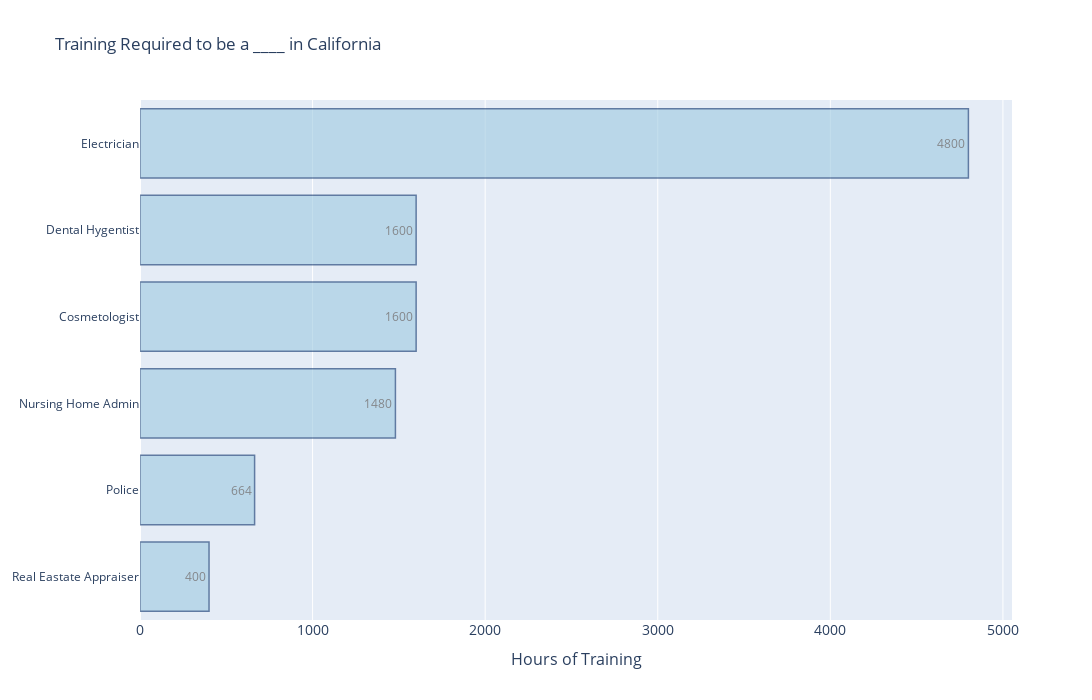

Source (notebook cell):
### Code cell
fig = go.Figure([
    go.Bar(x=y_vals, y = x_vals, text = y_vals, textposition='auto', orientation='h')
    ])
fig.update_traces(marker_color='rgb(158,202,225)', marker_line_color='rgb(8,48,107)',
                  marker_line_width=1.5, opacity=0.6)
fig.update_layout(
    title_text='Training Required to be a ____ in California',
    xaxis=dict(
        title='Hours of Training',
        titlefont_size=16,
        tickfont_size=14,
    ),
    yaxis=dict(
        dtick = 1,
    ),
    width=1200,
    height=700,
    )



fig.show()

### Figure 1 — Plotly figure (JSON) as saved in the notebook; plotly's stock layout.template omitted (floating-point values rounded to 4 significant figures)
{"data": [{"marker": {"color": "rgb(158,202,225)", "line": {"color": "rgb(8,48,107)", "width": 1.5}}, "opacity": 0.6, "orientation": "h", "text": ["400", "664", "1480", "1600", "1600", "4800"], "textposition": "auto", "type": "bar", "x": [400, 664, 1480, 1600, 1600, 4800], "y": ["Real Eastate Appraiser", "Police", "Nursing Home Admin", "Cosmetologist", "Dental Hygentist", "Electrician"]}], "layout": {"height": 700, "title": {"text": "Training Required to be a ____ in California"}, "width": 1200, "xaxis": {"tickfont": {"size": 14}, "title": {"font": {"size": 16}, "text": "Hours of Training"}}, "yaxis": {"dtick": 1}}}
